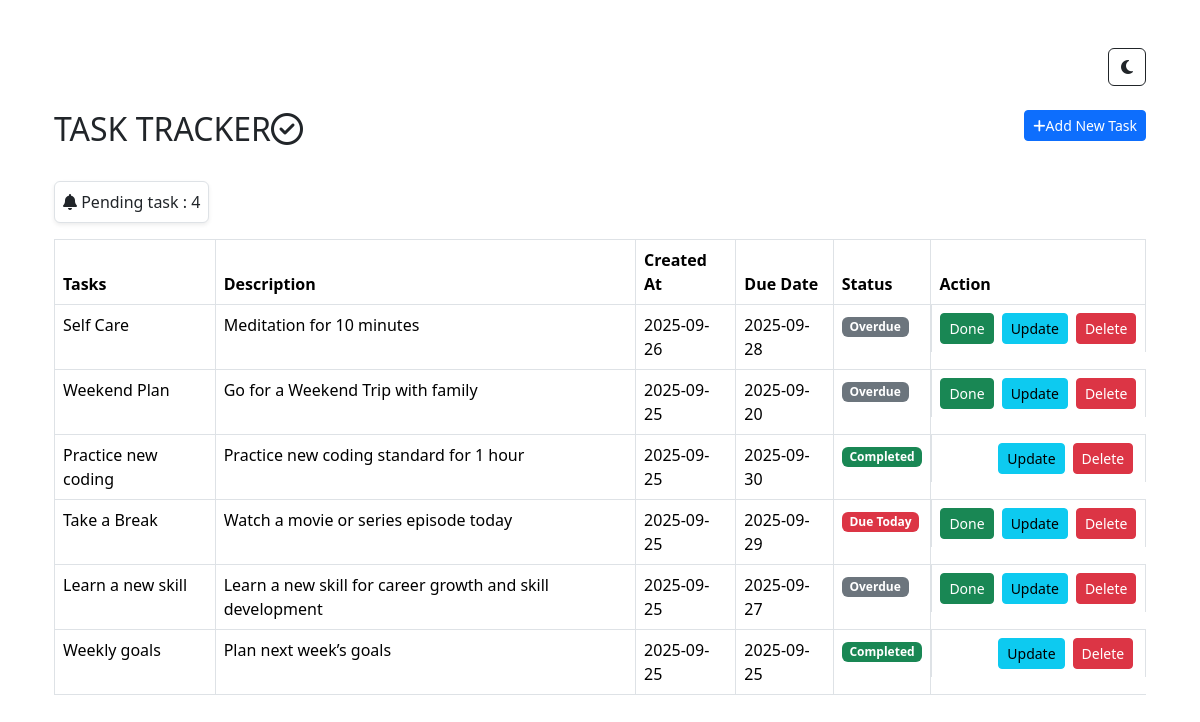
The app's page /, older data.
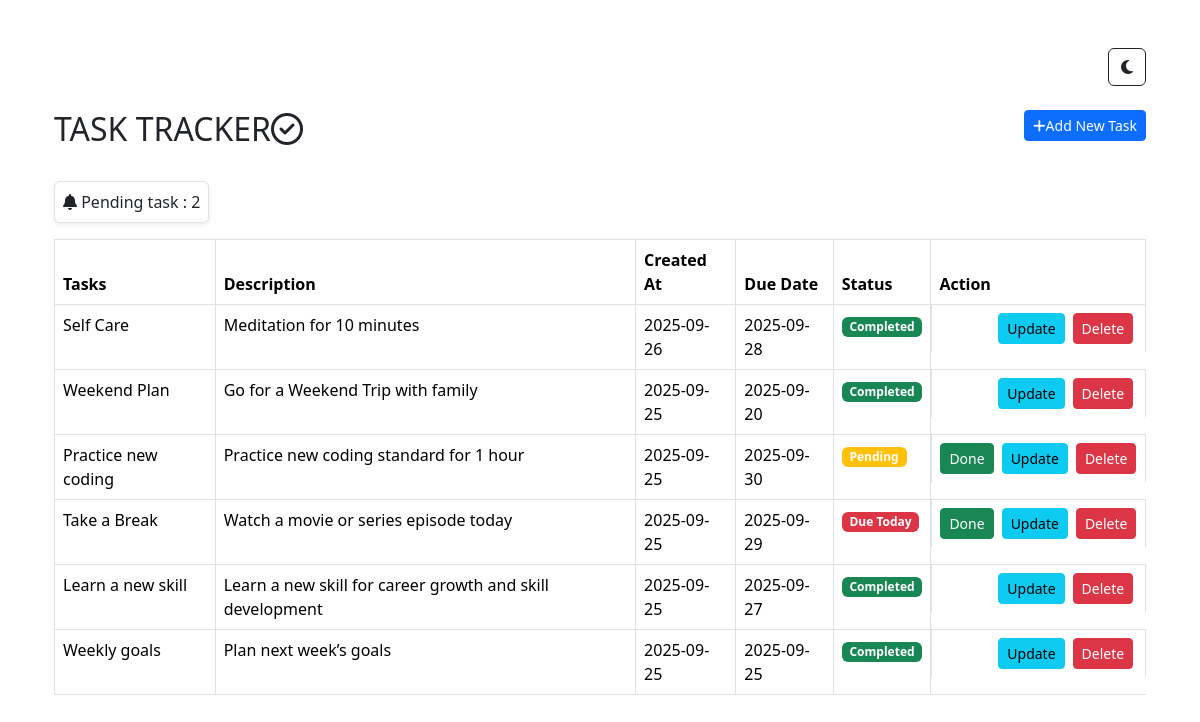
The same page, newer data.
### todo_app/models.py (models this page shows, shortened)
class Todo(models.Model):
    title = models.CharField(max_length=200)
    description = models.TextField()
    created_at = models.DateTimeField(auto_now_add=True)
    complete_task = models.BooleanField(default=False)
    due_date = models.DateField(null=True,blank=True)

### todo_app/views.py (the view)
# urls.py: path('', views.task_list, name='home'),
def task_list(request):
    tasks = Todo.objects.all().order_by("-created_at")
    today = date.today()
    pending_task = Todo.objects.all().filter(complete_task = False).count()
    return render(request,'home.html',{'tasks':tasks, 'today':today,'pending_task':pending_task })

### todo_app/templates/home.html (shortened to what this page needs)
{% extends "master.html" %}
{% block content%}
<body data-bs-theme="light">
    <div class="container mt-5">
        <div class="d-flex justify-content-end align-items-center mb-4">
            <button id="theme-toggle" class="btn btn-outline-secondary"></button>
        </div>
        <div class="d-flex justify-content-between align-items-center mb-4">
            <h2>TASK TRACKER<i class="fa-regular fa-circle-check"></i></h2>
            <a href="{% url 'add_task' %}" class="btn btn-primary btn-sm mb-3"><i class="fa-solid fa-plus"></i>Add New Task</a>
        </div>
        <div class="border rounded p-2 d-inline-block bg-body shadow-sm mb-3">
            <p class="mb-0"><i class="fa-solid fa-bell"></i> Pending task : {{ pending_task }}</p>
        </div>
        <table class="table table-hover  table-bordered mb-0">
            <thead>
                <tr>
                    <th>Tasks</th>
                    <th>Description</th>
                    <th>Created At</th>
                    <th>Due Date</th>
                    <th>Status</th>
                    <th>Action</th>
                </tr>
            </thead>
            <tbody>
                {% for task in tasks %}
                <tr draggable="true" ondragstart="dragit(event)" ondragover="dragover(event)" >
                    <td>{{ task.title }}</td>
                    <td>{{ task.description }}</td>
                    <td>{{ task.created_at|date:"Y-m-d" }}</td>
                    <td>{{ task.due_date|date:"Y-m-d" }}</td>
                    <td>
                        {% if task.complete_task %}
                            <span class="badge bg-success">Completed</span>
                        {% else %}
                            {% if task.due_date == today %}
                                <span class="badge bg-danger">Due Today</span>
                            {% elif task.due_date and task.due_date < today %}
                                <span class="badge bg-secondary">Overdue</span>
                            {% else %}
                                <span class="badge bg-warning">Pending</span>
                            {% endif %}
                        {% endif %}
                    </td>
                    <td class="d-flex gap-2">
                        {% if not task.complete_task %}
                        <span><a href="{% url 'complete_task' task.id %}" class="btn btn-success btn-sm">Done</a></span>
                        {% else %}
                        <span>&nbsp;&nbsp;&nbsp;&nbsp;&nbsp;&nbsp;&nbsp;&nbsp;&nbsp;&nbsp;&nbsp;&nbsp;</span>
                        {% endif %}
                        <span><a href="{% url 'update_task' task.id %}" class="btn btn-info btn-sm">Update</a></span>
                        <span><a href="{% url 'delete_task' task.id %}" class="btn btn-danger btn-sm">Delete</a></span>
                    </td>
                </tr>
                {% endfor %}
            </tbody>
        </table>
    </div>
</body>
{% endblock%}

Row changes from the older to the newer data that the page shows:
changed Todo "Self Care": complete_task "Overdue Done" → "Completed"
changed Todo "Weekend Plan": complete_task "Overdue Done" → "Completed"
changed Todo "Practice new coding": complete_task "Completed" → "Pending Done"
changed Todo "Learn a new skill": complete_task "Overdue Done" → "Completed"
Text that changed along with them:
{{ pending_task }}: "4" → "2"
